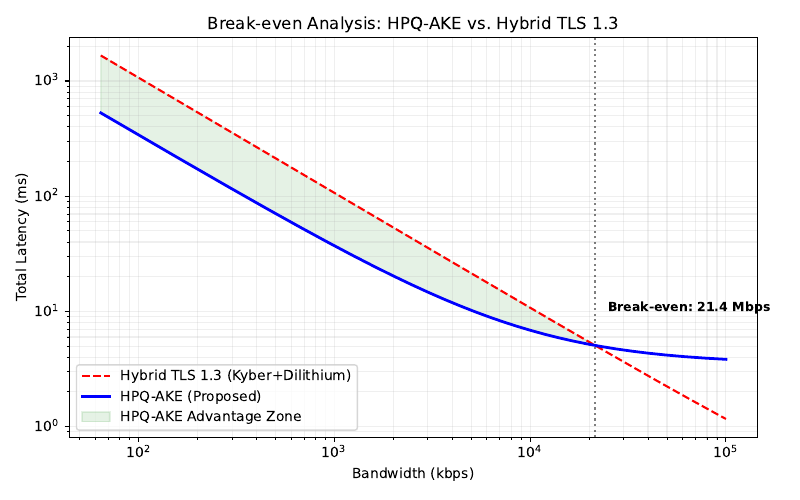

The script that saved this image:
import matplotlib.pyplot as plt
import numpy as np

# --- 1. Cấu hình dữ liệu ---
# Kích thước chuyển đổi sang bits (1 KB = 1024 * 8 bits)
size_tls_bits = 13.0 * 1024 * 8 
size_hpq_bits = 4.1 * 1024 * 8

# Thời gian xử lý CPU (miliseconds)
t_cpu_tls = 0.1 
t_cpu_hpq = 3.5 

# Dải băng thông từ 64 kbps đến 100,000 kbps (100 Mbps)
bw_kbps = np.geomspace(64, 100000, 1000)

# --- 2. Hàm tính toán độ trễ ---
def calc_latency(size_bits, t_cpu, bandwidth_kbps):
    # Bandwidth kbps -> bits per ms: (bw * 1000) / 1000 = bw
    t_trans = size_bits / bandwidth_kbps
    return t_cpu + t_trans

latency_tls = calc_latency(size_tls_bits, t_cpu_tls, bw_kbps)
latency_hpq = calc_latency(size_hpq_bits, t_cpu_hpq, bw_kbps)

# --- 3. Vẽ biểu đồ ---
plt.figure(figsize=(8, 5))
plt.plot(bw_kbps, latency_tls, label='Hybrid TLS 1.3 (Kyber+Dilithium)', color='red', linestyle='--')
plt.plot(bw_kbps, latency_hpq, label='HPQ-AKE (Proposed)', color='blue', linewidth=2)

# Tô màu vùng lợi thế của HPQ-AKE
plt.fill_between(bw_kbps, latency_tls, latency_hpq, where=(latency_hpq < latency_tls), 
                 color='green', alpha=0.1, label='HPQ-AKE Advantage Zone')

# Cấu hình trục tọa độ Logarith (chuẩn IEEE cho dải dữ liệu rộng)
plt.xscale('log')
plt.yscale('log')

# Chú thích các điểm quan trọng
plt.axvline(x=21444, color='black', linestyle=':', alpha=0.5)
plt.text(25000, 10, 'Break-even: 21.4 Mbps', fontsize=9, fontweight='bold')

plt.xlabel('Bandwidth (kbps)')
plt.ylabel('Total Latency (ms)')
plt.title('Break-even Analysis: HPQ-AKE vs. Hybrid TLS 1.3')
plt.legend()
plt.grid(True, which="both", ls="-", alpha=0.2)

# Lưu file để chèn vào LaTeX
plt.tight_layout()
plt.savefig('break_even_plot.pdf') # Lưu định dạng PDF để không bị vỡ nét trong LaTeX
plt.show()